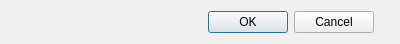
<?xml version="1.0" encoding="UTF-8"?>
<ui version="4.0">
 <class>buttonBar</class>
 <widget class="QWidget" name="buttonBar">
  <property name="geometry">
   <rect>
    <x>0</x>
    <y>0</y>
    <width>400</width>
    <height>42</height>
   </rect>
  </property>
  <property name="windowTitle">
   <string>Form</string>
  </property>
  <layout class="QGridLayout" name="gridLayout">
   <item row="0" column="1">
    <widget class="QDialogButtonBox" name="buttonBox">
     <property name="standardButtons">
      <set>QDialogButtonBox::StandardButton::Cancel|QDialogButtonBox::StandardButton::Ok</set>
     </property>
    </widget>
   </item>
   <item row="0" column="0">
    <spacer name="horizontalSpacer">
     <property name="orientation">
      <enum>Qt::Orientation::Horizontal</enum>
     </property>
     <property name="sizeHint" stdset="0">
      <size>
       <width>40</width>
       <height>20</height>
      </size>
     </property>
    </spacer>
   </item>
   <item row="0" column="2">
    <spacer name="horizontalSpacer_2">
     <property name="orientation">
      <enum>Qt::Orientation::Horizontal</enum>
     </property>
     <property name="sizeType">
      <enum>QSizePolicy::Policy::Fixed</enum>
     </property>
     <property name="sizeHint" stdset="0">
      <size>
       <width>15</width>
       <height>20</height>
      </size>
     </property>
    </spacer>
   </item>
  </layout>
 </widget>
 <resources/>
 <connections/>
</ui>
